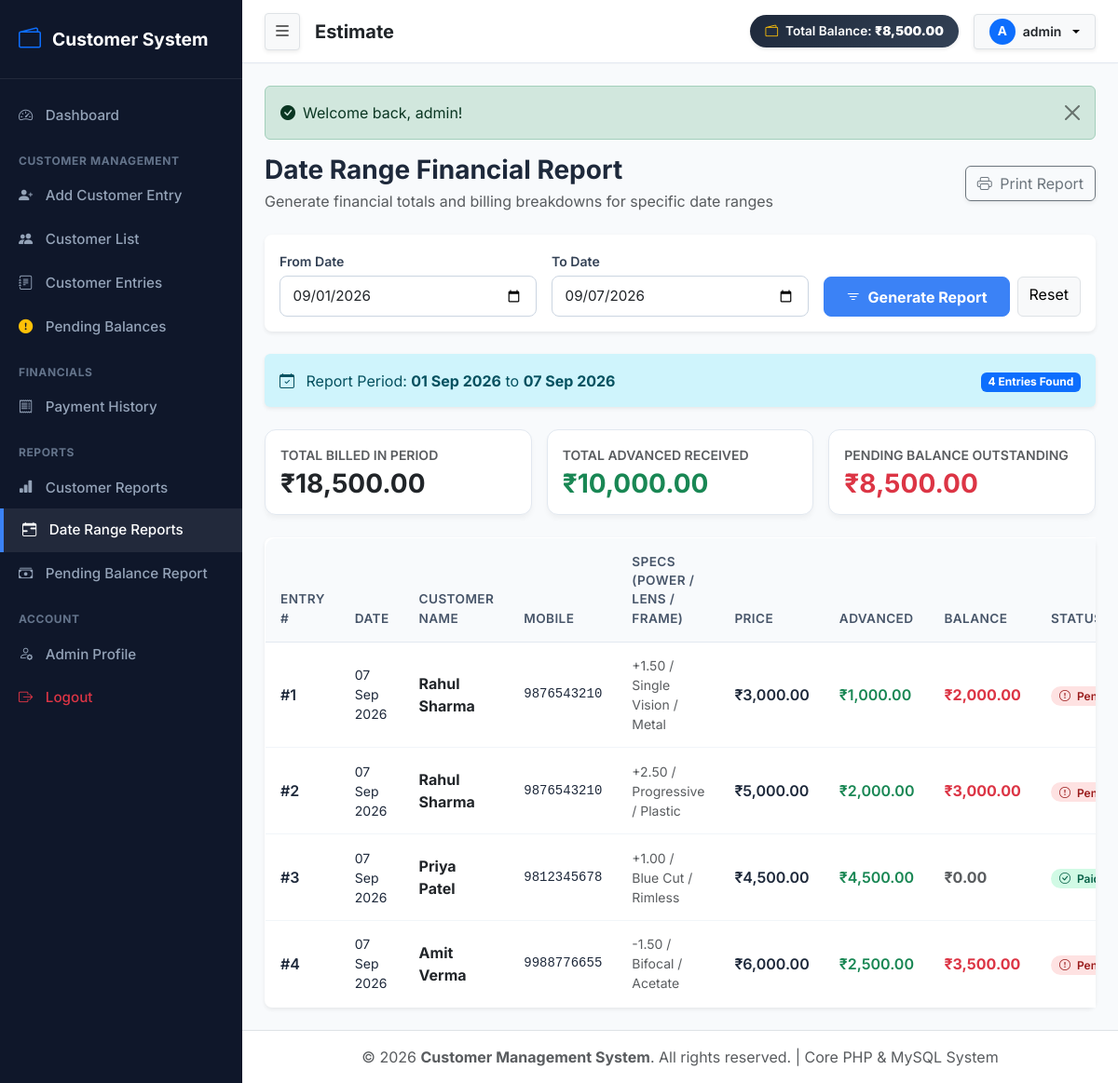
Page /reports/dates.php (signed in) on the committed database.
### tables this page shows
CREATE TABLE customer_entries (
    id INT AUTO_INCREMENT PRIMARY KEY,
    customer_id INT NOT NULL,
    power_id INT NULL,
    lens_type_id INT NULL,
    frame_type_id INT NULL,
    entry_date DATE NOT NULL,
    price DECIMAL(10,2) NOT NULL DEFAULT 0.00,
    advanced DECIMAL(10,2) NOT NULL DEFAULT 0.00,
    balance DECIMAL(10,2) NOT NULL DEFAULT 0.00,
    status ENUM('Paid', 'Pending') NOT NULL DEFAULT 'Pending',
    notes TEXT NULL,
    created_at TIMESTAMP DEFAULT CURRENT_TIMESTAMP,
    updated_at TIMESTAMP DEFAULT CURRENT_TIMESTAMP ON UPDATE CURRENT_TIMESTAMP,
    FOREIGN KEY (customer_id) REFERENCES customers(id) ON DELETE CASCADE,
    FOREIGN KEY (power_id) REFERENCES powers(id) ON DELETE SET NULL,
    FOREIGN KEY (lens_type_id) REFERENCES lens_types(id) ON DELETE SET NULL,
    FOREIGN KEY (frame_type_id) REFERENCES frame_types(id) ON DELETE SET NULL,
    INDEX idx_customer_id (customer_id),
    INDEX idx_entry_date (entry_date),
    INDEX idx_status (status)
);

CREATE TABLE customers (
    id INT AUTO_INCREMENT PRIMARY KEY,
    name VARCHAR(100) NOT NULL,
    mobile VARCHAR(15) NOT NULL UNIQUE,
    created_at TIMESTAMP DEFAULT CURRENT_TIMESTAMP,
    updated_at TIMESTAMP DEFAULT CURRENT_TIMESTAMP ON UPDATE CURRENT_TIMESTAMP,
    INDEX idx_mobile (mobile),
    INDEX idx_name (name)
);

CREATE TABLE powers (
    id INT AUTO_INCREMENT PRIMARY KEY,
    name VARCHAR(50) NOT NULL UNIQUE,
    status ENUM('active', 'inactive') NOT NULL DEFAULT 'active',
    created_at TIMESTAMP DEFAULT CURRENT_TIMESTAMP,
    updated_at TIMESTAMP DEFAULT CURRENT_TIMESTAMP ON UPDATE CURRENT_TIMESTAMP
);

CREATE TABLE lens_types (
    id INT AUTO_INCREMENT PRIMARY KEY,
    name VARCHAR(100) NOT NULL UNIQUE,
    status ENUM('active', 'inactive') NOT NULL DEFAULT 'active',
    created_at TIMESTAMP DEFAULT CURRENT_TIMESTAMP,
    updated_at TIMESTAMP DEFAULT CURRENT_TIMESTAMP ON UPDATE CURRENT_TIMESTAMP
);

CREATE TABLE frame_types (
    id INT AUTO_INCREMENT PRIMARY KEY,
    name VARCHAR(100) NOT NULL UNIQUE,
    status ENUM('active', 'inactive') NOT NULL DEFAULT 'active',
    created_at TIMESTAMP DEFAULT CURRENT_TIMESTAMP,
    updated_at TIMESTAMP DEFAULT CURRENT_TIMESTAMP ON UPDATE CURRENT_TIMESTAMP
);

### reports/dates.php (the view, shortened to what this page needs)
<?php
require_once __DIR__ . '/../includes/header.php';
$db = Database::getConnection();
$fromDate = trim($_GET['from_date'] ?? date('Y-m-01'));
$toDate = trim($_GET['to_date'] ?? date('Y-m-d'));
$sumStmt = $db->prepare("
    SELECT
        COUNT(ce.id) as total_entries,
        COALESCE(SUM(ce.price), 0) as total_price,
        COALESCE(SUM(ce.advanced), 0) as total_advanced,
        COALESCE(SUM(ce.balance), 0) as total_balance
    FROM customer_entries ce
    WHERE ce.entry_date >= ? AND ce.entry_date <= ?
");
$sumStmt->execute([$fromDate, $toDate]);
$totals = $sumStmt->fetch();
$entriesStmt = $db->prepare("
    SELECT
        ce.*,
        c.name as customer_name, c.mobile as customer_mobile,
        p.name as power_name,
        lt.name as lens_type_name,
        ft.name as frame_type_name
    FROM customer_entries ce
    JOIN customers c ON ce.customer_id = c.id
    LEFT JOIN powers p ON ce.power_id = p.id
    LEFT JOIN lens_types lt ON ce.lens_type_id = lt.id
    LEFT JOIN frame_types ft ON ce.frame_type_id = ft.id
    WHERE ce.entry_date >= ? AND ce.entry_date <= ?
    ORDER BY ce.entry_date ASC, ce.id ASC
");
$entriesStmt->execute([$fromDate, $toDate]);
$entries = $entriesStmt->fetchAll();
?>
<div class="d-flex flex-wrap justify-content-between align-items-center mb-4 gap-3">
    <div>
        <h3 class="fw-bold mb-1">Date Range Financial Report</h3>
        <p class="text-muted m-0">Generate financial totals and billing breakdowns for specific date ranges</p>
    </div>
    <button class="btn btn-outline-secondary shadow-sm btn-print-hide" onclick="printWindow()">
        <i class="bi bi-printer me-1"></i> Print Report
    </button>
</div>
<div class="card border-0 shadow-sm rounded-3 mb-4 btn-print-hide">
    <div class="card-body p-3">
        <form action="dates.php" method="GET" class="row g-3 align-items-end">
            <div class="col-12 col-md-4">
                <label for="from_date" class="form-label">From Date</label>
                <input type="date" class="form-control" id="from_date" name="from_date" required value="<?php echo htmlspecialchars($fromDate); ?>">
            </div>
            <div class="col-12 col-md-4">
                <label for="to_date" class="form-label">To Date</label>
                <input type="date" class="form-control" id="to_date" name="to_date" required value="<?php echo htmlspecialchars($toDate); ?>">
            </div>
            <div class="col-12 col-md-4 d-flex gap-2">
                <button type="submit" class="btn btn-primary w-100 fw-bold"><i class="bi bi-filter me-1"></i> Generate Report</button>
                <a href="dates.php" class="btn btn-light border">Reset</a>
            </div>
        </form>
    </div>
</div>
<div class="alert alert-info d-flex justify-content-between align-items-center mb-4 border-0 shadow-sm">
    <div>
        <i class="bi bi-calendar-check me-2"></i> Report Period: <strong><?php echo date('d M Y', strtotime($fromDate)); ?></strong> to <strong><?php echo date('d M Y', strtotime($toDate)); ?></strong>
    </div>
    <div>
        <span class="badge bg-primary fs-7"><?php echo count($entries); ?> Entries Found</span>
    </div>
</div>
<div class="row g-3 mb-4">
    <div class="col-12 col-md-4">
        <div class="card card-stat p-3">
            <span class="text-muted small fw-semibold text-uppercase">Total Billed in Period</span>
            <h3 class="fw-bold text-dark mt-1 mb-0"><?php echo formatCurrency($totals['total_price']); ?></h3>
        </div>
    </div>
    <div class="col-12 col-md-4">
        <div class="card card-stat p-3">
            <span class="text-muted small fw-semibold text-uppercase">Total Advanced Received</span>
            <h3 class="fw-bold text-success mt-1 mb-0"><?php echo formatCurrency($totals['total_advanced']); ?></h3>
        </div>
    </div>
    <div class="col-12 col-md-4">
        <div class="card card-stat p-3">
            <span class="text-muted small fw-semibold text-uppercase">Pending Balance Outstanding</span>
            <h3 class="fw-bold text-danger mt-1 mb-0"><?php echo formatCurrency($totals['total_balance']); ?></h3>
        </div>
    </div>
</div>
<div class="card border-0 shadow-sm rounded-3">
    <div class="table-responsive">
        <table class="table table-custom mb-0">
            <thead>
                <tr>
                    <th>Entry #</th>
                    <th>Date</th>
                    <th>Customer Name</th>
                    <th>Mobile</th>
                    <th>Specs (Power / Lens / Frame)</th>
                    <th>Price</th>
                    <th>Advanced</th>
                    <th>Balance</th>
                    <th>Status</th>
                </tr>
            </thead>
            <tbody>
                <?php if (empty($entries)): ?>
                    <tr>
                        <td colspan="9" class="text-center py-5 text-muted">No customer entries recorded within the selected date range.</td>
                    </tr>
                <?php else: ?>
                    <?php foreach ($entries as $row): ?>
                        <tr>
                            <td class="fw-semibold">#<?php echo $row['id']; ?></td>
                            <td class="small"><?php echo date('d M Y', strtotime($row['entry_date'])); ?></td>
                            <td>
                                <a href="../customers/view.php?id=<?php echo $row['customer_id']; ?>" class="fw-bold text-dark text-decoration-none">
                                    <?php echo htmlspecialchars($row['customer_name']); ?>
                                </a>
                            </td>
                            <td class="font-monospace small"><?php echo htmlspecialchars($row['customer_mobile']); ?></td>
                            <td class="small text-muted">
                                <?php echo htmlspecialchars($row['power_name'] ?? 'N/A'); ?> /
                                <?php echo htmlspecialchars($row['lens_type_name'] ?? 'N/A'); ?> /
                                <?php echo htmlspecialchars($row['frame_type_name'] ?? 'N/A'); ?>
                            </td>
                            <td class="fw-semibold"><?php echo formatCurrency($row['price']); ?></td>
                            <td class="text-success fw-semibold"><?php echo formatCurrency($row['advanced']); ?></td>
                            <td class="fw-bold <?php echo ($row['balance'] > 0) ? 'text-danger' : 'text-muted'; ?>">
                                <?php echo formatCurrency($row['balance']); ?>
                            </td>
                            <td>
                                <?php if ($row['status'] === 'Paid'): ?>
                                    <span class="badge badge-status-paid"><i class="bi bi-check-circle me-1"></i> Paid</span>
                                <?php else: ?>
                                    <span class="badge badge-status-pending"><i class="bi bi-exclamation-circle me-1"></i> Pending</span>
                                <?php endif; ?>
                            </td>
                        </tr>
                    <?php endforeach; ?>
                <?php endif; ?>
            </tbody>
        </table>
    </div>
</div>
<?php require_once __DIR__ . '/../includes/footer.php'; ?>

### assets/css/style.css (style rules this page uses)
:root { --primary-color: #3b82f6; --primary-hover: #2563eb; --dark-sidebar: #0f172a; --sidebar-text: #94a3b8; --sidebar-text-active: #ffffff; --bg-body: #f8fafc; --card-bg: #ffffff; --border-color: #e2e8f0; --text-primary: #1e293b; --text-muted: #64748b; --success-color: #10b981; --warning-color: #f59e0b; --danger-color: #ef4444; }
body { font-family: 'Inter', system-ui, -apple-system, sans-serif; background-color: var(--bg-body); color: var(--text-primary); min-height: 100vh; margin: 0; }
.card-stat { border: 1px solid var(--border-color); border-radius: 0.75rem; background: #ffffff; box-shadow: 0 4px 6px -1px rgba(0, 0, 0, 0.05); transition: transform 0.2s ease, box-shadow 0.2s ease; }
.badge-status-paid { background-color: #d1fae5; color: #065f46; font-weight: 600; padding: 0.35em 0.75em; border-radius: 50rem; }
.badge-status-pending { background-color: #fee2e2; color: #991b1b; font-weight: 600; padding: 0.35em 0.75em; border-radius: 50rem; }
.table-custom { background: #ffffff; border-radius: 0.75rem; overflow: hidden; border: 1px solid var(--border-color); }
.table-custom th { background-color: #f8fafc; color: #475569; font-weight: 600; font-size: 0.85rem; text-transform: uppercase; letter-spacing: 0.03em; border-bottom: 1px solid var(--border-color); padding: 0.9rem 1rem; }
.table-custom td { padding: 0.9rem 1rem; vertical-align: middle; color: var(--text-primary); border-bottom: 1px solid #f1f5f9; }
.table-custom tr:last-child td { border-bottom: none; }
.form-control, .form-select { border-radius: 0.5rem; border: 1px solid #cbd5e1; padding: 0.6rem 0.85rem; font-size: 0.95rem; }
.form-label { font-weight: 600; font-size: 0.88rem; color: #334155; margin-bottom: 0.35rem; }
.btn-primary { background-color: var(--primary-color); border-color: var(--primary-color); font-weight: 600; border-radius: 0.5rem; padding: 0.55rem 1.25rem; }

### rows in the picture
customer_entries: id "1", entry_date "07 Sep 2026", customer.name "Rahul Sharma", customer.mobile "9876543210", power.name "+1.50", lens_type.name "Single Vision", frame_type.name "Metal", price "₹3,000.00", advanced "₹1,000.00", balance "₹2,000.00", status "Pending" (drawn)
customer_entries: id "2", entry_date "07 Sep 2026", customer.name "Rahul Sharma", customer.mobile "9876543210", power.name "+2.50", lens_type.name "Progressive", frame_type.name "Plastic", price "₹5,000.00", advanced "₹2,000.00", balance "₹3,000.00", status "Pending" (drawn)
customer_entries: id "3", entry_date "07 Sep 2026", customer.name "Priya Patel", customer.mobile "9812345678", power.name "+1.00", lens_type.name "Blue Cut", frame_type.name "Rimless", price "₹4,500.00", advanced "₹4,500.00", balance "₹0.00", status "Paid" (drawn)
customer_entries: id "4", entry_date "07 Sep 2026", customer.name "Amit Verma", customer.mobile "9988776655", power.name "-1.50", lens_type.name "Bifocal", frame_type.name "Acetate", price "₹6,000.00", advanced "₹2,500.00", balance "₹3,500.00", status "Pending" (drawn)

### other values in the picture
formatCurrency($headerStats['total_balance'] ?? 0) "₹8,500.00"
substr($adminName, 0, 1) "A"
$adminName "admin"
$_SESSION['flash_success'] "Welcome back, admin!"
date('d M Y', strtotime($fromDate)) "01 Sep 2026"
date('d M Y', strtotime($toDate)) "07 Sep 2026"
count($entries) "4"
formatCurrency($totals['total_price']) "₹18,500.00"
formatCurrency($totals['total_advanced']) "₹10,000.00"
formatCurrency($totals['total_balance']) "₹8,500.00"
